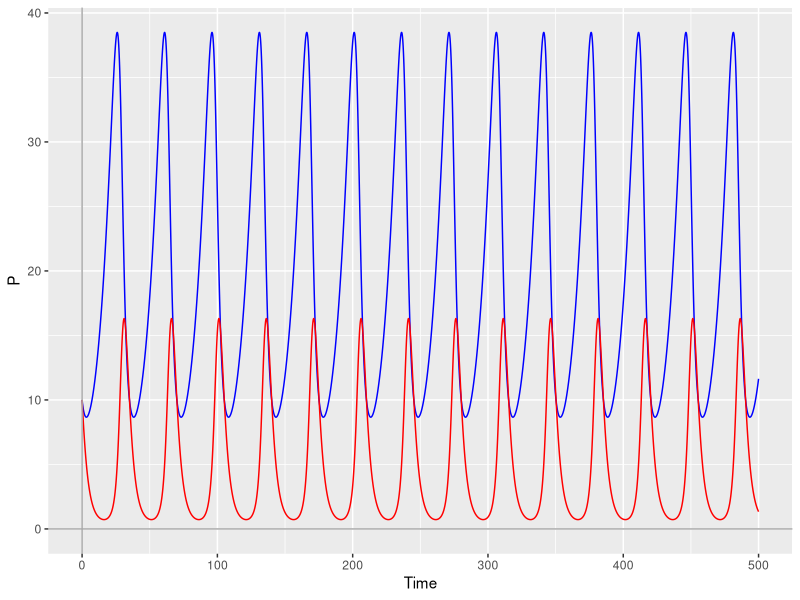
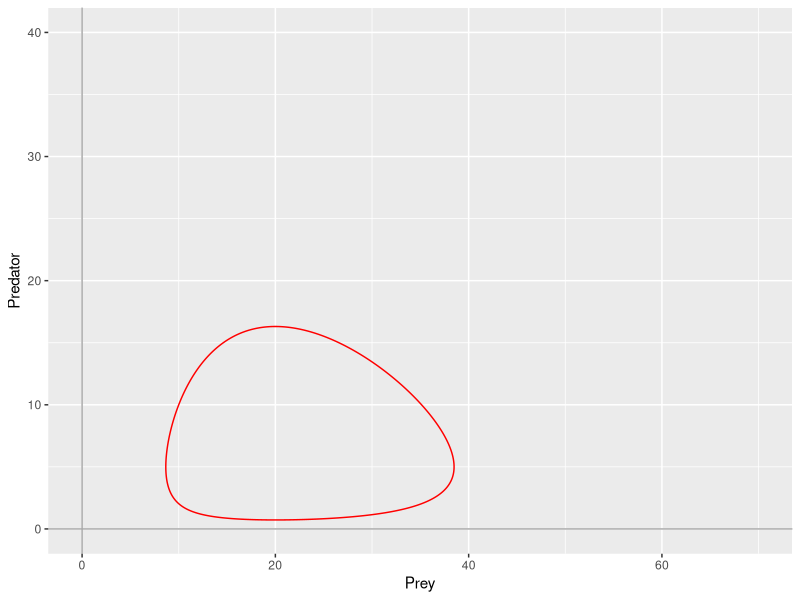

Write the R code that produced these figures, in order. (Note: this script raises an error after producing the figures.)
#Multi-species Interactions Models        15/10/2024


#1.The predator-prey Lotka-Volterra model
#Implementation of the base Lotka-Volterra model
#To do so, we will use the ode() function from deSolve package
graphics.off()


library(deSolve)

#Firstly, we can define the function that we want our ode() function to solve:

LV <- function(t,state,parameters){ ##logistic grown function, that takes a set of parameter values, initial conditions and atime sequence
  with(as.list(c(state, parameters)),{ ##"with" is a function that allows us to use the variable names directly - it looks for r, K and P in state and parameters
    dPx <- alfa*x - beta*x*y ##this is the equation governing the rate of change of our prey population (x)...
    dPy <- delta*x*y - gamma*y ##...and this is the equation governing the rate of change of our predator population (y)
    return(list(c(dPx,dPy))) ## return the rate of change - it needs to be a list
  }
  ) # end with(as.list ...
}

#And, as we can see from the code above, we need to define the parameters that we will input in this function:

state <- c(x=10,y=10) ## the initial population values for both x (prey) and y (predator) populations
parameters <- c(alfa=0.1, ## alfa is the growth rate of the x population,
                beta=0.02, ## beta is the effect of y on the x growth rate,
                delta=0.02, ## gamma is the effect of x on the y growth rate
                gamma=0.4)  ## and gamma is the predator death rate.
times <- seq(0,500,by=0.01) ##a sequence of time steps – uses function seq()
out <- ode(y = state, times = times, func = LV, parms = parameters)
out.df <- data.frame(out)

#And now we plot the results given by ode()

library(ggplot2)
ggplot(data = out.df)+
  geom_line(mapping=aes(x=time,y=x),color="blue") +
  geom_line(mapping=aes(x=time,y=y),color="red") +
  geom_hline(yintercept=0,color="darkgrey") +
  geom_vline(xintercept=0,color="darkgrey") +
  labs(x = "Time", y = "P")

#This plots the evolution of both prey (x) and predator (y) population throughout time.
#However, it's also useful to plot  the changes in populations through time in the phase space (basically plotting y vs. x).
#To do so, we can use the following code:

ggplot(data = out.df)+
  geom_path(mapping=aes(x=x,y=y),color="red") +
  xlim(0,70) +
  ylim(0,40) +
  geom_hline(yintercept=0,color="darkgrey") +
  geom_vline(xintercept=0,color="darkgrey") +
  labs(x = "Prey", y = "Predator")

#Now, we can try and change our parameters, and see what happens.

#What happens if we increase alfa (our prey population) quite a bit?... 
state <- c(x=10,y=10) ## the initial population values for both x (prey) and y (predator) populations
parameters <- c(alfa=0.5, ## alfa is the growth rate of the prey (x) population,
                beta=0.02, ## beta is the effect of predator (y) on the prey (x) growth rate,
                delta=0.02, ## gamma is the effect of prey (x) on the predator (y) growth rate
                gamma=0.4)  ## and gamma is the predator (y) death rate.
times <- seq(0,500,by=0.01) ##a sequence of time steps – uses function seq()
out <- ode(y = state, times = times, func = LV, parms = parameters)
out.df1 <- out.df
out.df3 <- data.frame(out)
out.df <- cbind(out.df1,out.df2[,c(2,3)],out.df3[,c(2,3)])
names(out.df) <- c("time","x1","y1","x2","y2","x3", "y3")
ggplot(data = out.df)+
  geom_path(mapping=aes(x=x1,y=y1),color="darkred") +
  geom_path(mapping=aes(x=x2,y=y2),color="red") +
  geom_path(mapping=aes(x=x3,y=y3),color="orange") +
  xlim(0,200) +
  ylim(0,300) +
  geom_hline(yintercept=0,color="darkgrey") +
  geom_vline(xintercept=0,color="darkgrey") +
  labs(x = "Prey", y = "Predator")

#Let's increase alfa a bit more...

state <- c(x=10,y=10) ## the initial population values for both x (prey) and y (predator) populations
parameters <- c(alfa=1, ## alfa is the growth rate of the prey (x) population,
                beta=0.02, ## beta is the effect of predator (y) on the prey (x) growth rate,
                delta=0.02, ## gamma is the effect of prey (x) on the predator (y) growth rate
                gamma=0.4)  ## and gamma is the predator (y) death rate.
times <- seq(0,500,by=0.01) ##a sequence of time steps – uses function seq()
out <- ode(y = state, times = times, func = LV, parms = parameters)
out.df1 <- out.df
out.df3 <- data.frame(out)
out.df <- cbind(out.df1,out.df2[,c(2,3)],out.df3[,c(2,3)])
names(out.df) <- c("time","x1","y1","x2","y2","x3", "y3")
ggplot(data = out.df)+
  geom_path(mapping=aes(x=x1,y=y1),color="darkred") +
  geom_path(mapping=aes(x=x2,y=y2),color="red") +
  geom_path(mapping=aes(x=x3,y=y3),color="orange") +
  xlim(0,150) +
  ylim(0,150) +
  geom_hline(yintercept=0,color="darkgrey") +
  geom_vline(xintercept=0,color="darkgrey") +
  labs(x = "Prey", y = "Predator", title="Predator vs. Prey population (increasing alfa)")


#Prey Growth Rate: exponential vs. logistic

LV_LG <- function(t,state,parameters){ ##logistic grown function, that takes a set of parameter values, initial conditions and atime sequence
  with(as.list(c(state, parameters)),{ ##"with" is a function that allows us to use the variable names directly - it looks for r, K and P in state and parameters
    dPx <- alfa*x*(1-x/K) - beta*x*y ##this is the equation governing the rate of change of our prey population (x)...
    dPy <- delta*x*y - gamma*y ##...and this is the equation governing the rate of change of our predator population (y)
    return(list(c(dPx,dPy))) ## return the rate of change - it needs to be a list
  }
  ) # end with(as.list ...
}

state <- c(x=10,y=10) ## the initial population values for both x (prey) and y (predator) populations
parameters <- c(alfa=0.1, ## alfa is the growth rate of the x population,
                beta=0.02, ## beta is the effect of y on the x growth rate,
                delta=0.02, ## gamma is the effect of x on the y growth rate
                gamma=0.4,
                K=30)  ## and gamma is the predator death rate.
times <- seq(0,500,by=0.01) ##a sequence of time steps – uses function seq()
out <- ode(y = state, times = times, func = LV_LG, parms = parameters)
out.df <- data.frame(out)
ggplot(data = out.df)+
  geom_line(mapping=aes(x=time,y=x),color="blue") +
  geom_line(mapping=aes(x=time,y=y),color="red") +
  geom_hline(yintercept=0,color="darkgrey") +
  geom_vline(xintercept=0,color="darkgrey") +
  labs(x = "Time", y = "P")
ggplot(data = out.df)+
  geom_path(mapping=aes(x=x,y=y),color="red") +
  xlim(0,70) +
  ylim(0,40) +
  geom_hline(yintercept=0,color="darkgrey") +
  geom_vline(xintercept=0,color="darkgrey") +
  labs(x = "Prey", y = "Predator")
#What we see now it's that both prey and predator populations reach an equilibrium: prey population reaches it at size 20 (which is 2/3 of its carrying capacity K) while the predator population reaches it much lower (at around 2)
#Starting at the same population size, the predator preys heavily on the prey population, which makes it heavily decrease and, as a consequence, the predator population also decreases fast. 
#This allows the prey population to rebounce even overshooting its carrying capacity. 
#The predator peaks as well, as a consequence, but at a lower peak, which has an impact on the prey population, but not as heavy as before.
#The prey population finally reaches an equilibrium at a lower carrying capacity (which makes sense considering that the predator population is negatively impacting it), and so does the predator as a consequence.
#However, it almost seems as the predator reaches the equilibrium even before than the prey. Why?


#Incorporating functional response

#Prey consumption by predators is not always linear.
#The rate at which predators can consume preys is called a functional response.
#There are three types of functional response:
##Type I: linear
##Type II: logistic, where A controls the slope. When A is high, it A indicates poor hunting efficiency by the predator.
#Let's see the effect of differen values of A:
x <- seq(0,50,0.1)
A <- 0.1
y <- x/(1+A*x) 
ggplot()+
  geom_line(mapping=aes(x=x,y=x/(1+A*x)),color="blue") +
  geom_hline(yintercept=0,color="darkgrey") +
  geom_vline(xintercept=0,color="darkgrey") +
  labs(x = "Prey population", y = "Prey consumed")


A <- 1
ggplot()+
  geom_line(mapping=aes(x=x,y=x/(1+A*x)),color="blue") +
  geom_hline(yintercept=0,color="darkgrey") +
  geom_vline(xintercept=0,color="darkgrey") +
  labs(x = "Prey population", y = "Prey consumed")

#As we increase A, we can see that although the curves seems to reach its plateau faster, said plateau is smaller and smaller

#Let's implement this to our model now.

LV_FR <- function(t,state,parameters){ 
  with(as.list(c(state, parameters)),{ 
    dPx <- alfa*x - (beta*x*y)/(1+A*x) 
    dPy <- (delta*x*y)/(1+A*x) - gamma*y 
    return(list(c(dPx,dPy))) 
  }
  ) 
}
state <- c(x=10,y=10) ## the initial population values for both x (prey) and y (predator) populations
parameters <- c(alfa=0.1, ## alfa is the growth rate of the x population,
                beta=0.02, ## beta is the effect of y on the x growth rate,
                delta=0.02, ## gamma is the effect of x on the y growth rate
                gamma=0.4, ## and gamma is the predator death rate.
                K=30,##carrying capacity
                A=0.01) #predator efficiency at hunting 
times <- seq(0,1000,by=0.01) ##a sequence of time steps – uses function seq()
out <- ode(y = state, times = times, func = LV_FR, parms = parameters)
out.df <- data.frame(out)
ggplot(data = out.df)+
  geom_line(mapping=aes(x=time,y=x),color="blue") +
  geom_line(mapping=aes(x=time,y=y),color="red") +
  geom_hline(yintercept=0,color="darkgrey") +
  geom_vline(xintercept=0,color="darkgrey") +
  labs(x = "Time", y = "P")
ggplot(data = out.df)+
  geom_path(mapping=aes(x=x,y=y),color="red") +
  xlim(0,70) +
  ylim(0,40) +
  geom_hline(yintercept=0,color="darkgrey") +
  geom_vline(xintercept=0,color="darkgrey") +
  labs(x = "Prey", y = "Predator")
#When we increase A (we lower the predator efficiency), the predator population goes to almost 0.

#Now let's combine both the logistic growth and the functional response in our code

LV_LG_FR <- function(t,state,parameters){ 
  with(as.list(c(state, parameters)),{ 
    dPx <- alfa*x*(1-x/K) - (beta*x*y)/(1+A*x) 
    dPy <- (delta*x*y)/(1+A*x) - gamma*y 
    return(list(c(dPx,dPy))) 
  }
  ) 
}
state <- c(x=10,y=10) ## the initial population values for both x (prey) and y (predator) populations
parameters <- c(alfa=0.1, ## alfa is the growth rate of the x population,
                beta=0.02, ## beta is the effect of y on the x growth rate,
                delta=0.02, ## gamma is the effect of x on the y growth rate
                gamma=0.4, ## and gamma is the predator death rate.
                K=30,##carrying capacity
                A=0.01) #predator efficiency at hunting 
times <- seq(0,500,by=0.01) ##a sequence of time steps – uses function seq()
out <- ode(y = state, times = times, func = LV_LG_FR, parms = parameters)
out.df <- data.frame(out)
ggplot(data = out.df)+
  geom_line(mapping=aes(x=time,y=x),color="blue") +
  geom_line(mapping=aes(x=time,y=y),color="red") +
  geom_hline(yintercept=0,color="darkgrey") +
  geom_vline(xintercept=0,color="darkgrey") +
  labs(x = "Time", y = "P")
ggplot(data = out.df)+
  geom_path(mapping=aes(x=x,y=y),color="red") +
  xlim(0,70) +
  ylim(0,40) +
  geom_hline(yintercept=0,color="darkgrey") +
  geom_vline(xintercept=0,color="darkgrey") +
  labs(x = "Prey", y = "Predator")
#In this scenario, both populations reach an equilibrium at x=~25 and y=~2 (although, in reality, the predator population would have probably become extinct as it almost reaches 0 when t=~25)
#This differs from the previous model, where we saw that both populations had very intense oscillations as t increased, never being close to reaching and equilibrium.
#In fact, if we increase A, in the previous model we can see how the prey population grows exponentially, while in this model it reaches an equilibrium at its carrying capacity (K=30)
